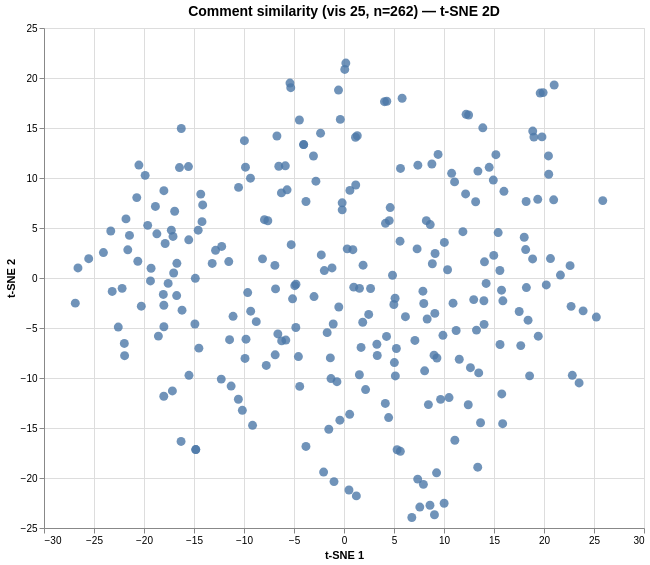

The specification (Vega-Lite) saved for this image:
### Vega specification from a JSON file in a GitHub repository (floating-point values rounded to 4 significant figures; data arrays with more than 128 entries replaced by an {"elided": "..."} marker saying what was removed)
{"$schema": "https://vega.github.io/schema/vega/v6.json", "data": [{"name": "param_1e9efca18e7a2868_store"}, {"name": "source_0", "values": {"elided": "262 records"}}, {"name": "source_0_x_domain_dim_1", "values": [{"min": -26.87, "max": 25.88}]}, {"name": "source_0_y_domain_dim_2", "values": [{"min": -23.95, "max": 21.5}]}], "signals": [{"name": "unit", "value": {}, "on": [{"events": "pointermove", "update": "isTuple(group()) ? group() : unit"}]}, {"name": "param_1e9efca18e7a2868", "update": "vlSelectionResolve(\"param_1e9efca18e7a2868_store\", \"union\")"}, {"name": "param_1e9efca18e7a2868_dim_1", "on": [{"events": [{"source": "view", "type": "dblclick"}], "update": "null"}, {"events": {"signal": "param_1e9efca18e7a2868_translate_delta"}, "update": "panLinear(param_1e9efca18e7a2868_translate_anchor.extent_x, -param_1e9efca18e7a2868_translate_delta.x / width)"}, {"events": {"signal": "param_1e9efca18e7a2868_zoom_delta"}, "update": "zoomLinear(domain(\"x\"), param_1e9efca18e7a2868_zoom_anchor.x, param_1e9efca18e7a2868_zoom_delta)"}]}, {"name": "param_1e9efca18e7a2868_dim_2", "on": [{"events": [{"source": "view", "type": "dblclick"}], "update": "null"}, {"events": {"signal": "param_1e9efca18e7a2868_translate_delta"}, "update": "panLinear(param_1e9efca18e7a2868_translate_anchor.extent_y, param_1e9efca18e7a2868_translate_delta.y / height)"}, {"events": {"signal": "param_1e9efca18e7a2868_zoom_delta"}, "update": "zoomLinear(domain(\"y\"), param_1e9efca18e7a2868_zoom_anchor.y, param_1e9efca18e7a2868_zoom_delta)"}]}, {"name": "param_1e9efca18e7a2868_tuple", "on": [{"events": [{"signal": "param_1e9efca18e7a2868_dim_1 || param_1e9efca18e7a2868_dim_2"}], "update": "param_1e9efca18e7a2868_dim_1 && param_1e9efca18e7a2868_dim_2 ? {unit: \"\", fields: param_1e9efca18e7a2868_tuple_fields, values: [param_1e9efca18e7a2868_dim_1,param_1e9efca18e7a2868_dim_2]} : null"}]}, {"name": "param_1e9efca18e7a2868_tuple_fields", "value": [{"field": "dim_1", "channel": "x", "type": "R"}, {"field": "dim_2", "channel": "y", "type": "R"}]}, {"name": "param_1e9efca18e7a2868_translate_anchor", "value": {}, "on": [{"events": [{"source": "scope", "type": "pointerdown"}], "update": "{x: x(unit), y: y(unit), extent_x: domain(\"x\"), extent_y: domain(\"y\")}"}]}, {"name": "param_1e9efca18e7a2868_translate_delta", "value": {}, "on": [{"events": [{"source": "window", "between": [{"source": "scope", "type": "pointerdown"}, {"source": "window", "type": "pointerup"}], "type": "pointermove", "consume": true}], "update": "{x: param_1e9efca18e7a2868_translate_anchor.x - x(unit), y: param_1e9efca18e7a2868_translate_anchor.y - y(unit)}"}]}, {"name": "param_1e9efca18e7a2868_zoom_anchor", "on": [{"events": [{"source": "scope", "consume": true, "type": "wheel"}], "update": "{x: invert(\"x\", x(unit)), y: invert(\"y\", y(unit))}"}]}, {"name": "param_1e9efca18e7a2868_zoom_delta", "on": [{"events": [{"source": "scope", "type": "wheel", "consume": true}], "update": "pow(1.001, event.deltaY * pow(16, event.deltaMode))", "force": true}]}, {"name": "param_1e9efca18e7a2868_modify", "on": [{"events": {"signal": "param_1e9efca18e7a2868_tuple"}, "update": "modify(\"param_1e9efca18e7a2868_store\", param_1e9efca18e7a2868_tuple, true)"}]}], "marks": [{"type": "symbol", "name": "marks", "from": {"data": "source_0"}, "encode": {"update": {"size": {"value": 80}, "shape": {"value": "circle"}, "tooltip": {"signal": "{\"Comment #\": format(datum[\"index\"], \"\"), \"Comment\": isValid(datum[\"comment\"]) ? datum[\"comment\"] : \"\"+datum[\"comment\"]}"}, "opacity": {"value": 0.8}, "fill": {"value": "#4c78a8"}, "y": {"field": "dim_2", "scale": "y"}, "x": {"field": "dim_1", "scale": "x"}}}, "clip": true, "style": ["circle"], "interactive": true}], "scales": [{"name": "x", "type": "linear", "domain": [{"signal": "(data(\"source_0_x_domain_dim_1\")[0] || {}).min"}, {"signal": "(data(\"source_0_x_domain_dim_1\")[0] || {}).max"}], "range": [0, {"signal": "width"}], "domainRaw": {"signal": "param_1e9efca18e7a2868[\"dim_1\"]"}, "nice": true, "zero": true}, {"name": "y", "type": "linear", "domain": [{"signal": "(data(\"source_0_y_domain_dim_2\")[0] || {}).min"}, {"signal": "(data(\"source_0_y_domain_dim_2\")[0] || {}).max"}], "range": [{"signal": "height"}, 0], "zero": true, "nice": true, "domainRaw": {"signal": "param_1e9efca18e7a2868[\"dim_2\"]"}}], "axes": [{"scale": "x", "minExtent": 0, "domain": false, "orient": "bottom", "ticks": false, "grid": true, "zindex": 0, "labels": false, "gridScale": "y", "aria": false, "maxExtent": 0, "tickCount": {"signal": "ceil(width/40)"}}, {"scale": "y", "gridScale": "x", "tickCount": {"signal": "ceil(height/40)"}, "labels": false, "maxExtent": 0, "zindex": 0, "grid": true, "orient": "left", "minExtent": 0, "ticks": false, "aria": false, "domain": false}, {"scale": "x", "orient": "bottom", "labelFlush": true, "title": "t-SNE 1", "labelOverlap": true, "tickCount": {"signal": "ceil(width/40)"}, "zindex": 0, "grid": false}, {"scale": "y", "orient": "left", "title": "t-SNE 2", "grid": false, "zindex": 0, "labelOverlap": true, "tickCount": {"signal": "ceil(height/40)"}}], "title": {"text": "Comment similarity (vis 25, n=262) — t-SNE 2D", "fontSize": 14, "frame": "group"}, "padding": 5, "height": 500, "width": 600, "background": "white", "style": "cell"}
